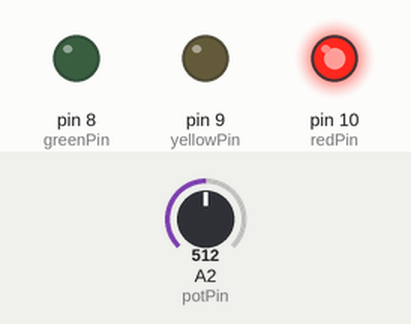
A sketch run on a simulated Arduino Uno, built with avr-gcc and run on an emulated ATmega328P. Shown: output pins drawn as LEDs (lit = HIGH). Inputs (shaded band) come from the test bench; at power-on: A2 (potPin) = 512.

Above: at 7.9 s.
8.0 s: A2 (potPin) set to 0
At 12.7 s:
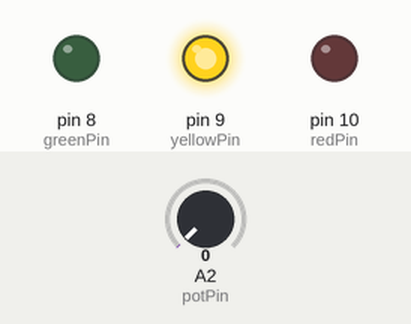
16.0 s: A2 (potPin) set to 122
At 16.97 s:
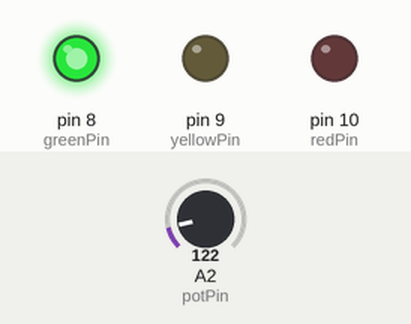
24.0 s: A2 (potPin) set to 1023
Timing chart, 0 to 36.3 s (numbered marks = the images above; inputs shaded):
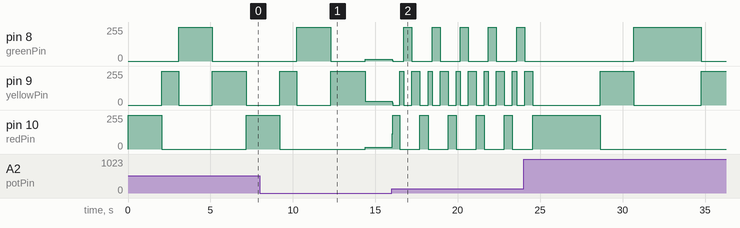

Measured:
- after the input at 16.0 s, pin 9 (yellowPin): 29/255 → 17/255 at once, then repeats every 1.7 s: 0/255 0.43 s, 255/255 0.24 s, 0/255 0.49 s, 255/255 0.49 s; pin 10 (redPin): 14/255 → 114/255 at once, then repeats every 1.7 s: 255/255 0.43 s, 0/255 1.2 s

The sketch:

sketch_semaforo_variavel.ino
```cpp
//Autora: Pamela Fialho
//Data: 13/07/2020
//Função: simular um semáforo variável de acordo com um potenciometro

int ledDelay;
int redPin = 10;
int yellowPin = 9;
int greenPin = 8;
int potPin = 2;

void setup() {pinMode(redPin, OUTPUT); pinMode(yellowPin, OUTPUT); pinMode(greenPin, OUTPUT);}
void loop() {
ledDelay = 4 * analogRead(potPin);
digitalWrite(redPin, HIGH); delay(ledDelay); digitalWrite(redPin, LOW);
digitalWrite(yellowPin, HIGH); delay(ledDelay/2); digitalWrite(yellowPin, LOW);
digitalWrite(greenPin, HIGH); delay(ledDelay); digitalWrite(greenPin, LOW);
digitalWrite(yellowPin, HIGH); delay(ledDelay); digitalWrite(yellowPin, LOW);
}
```
